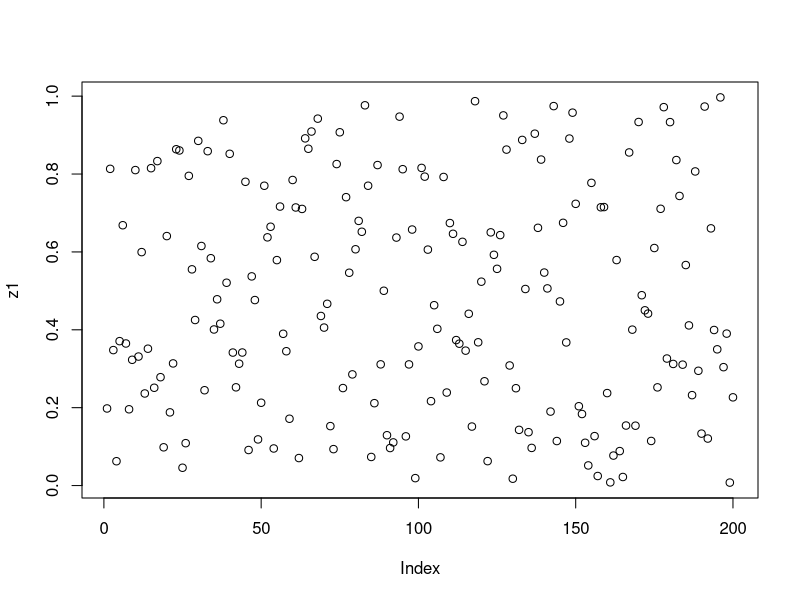
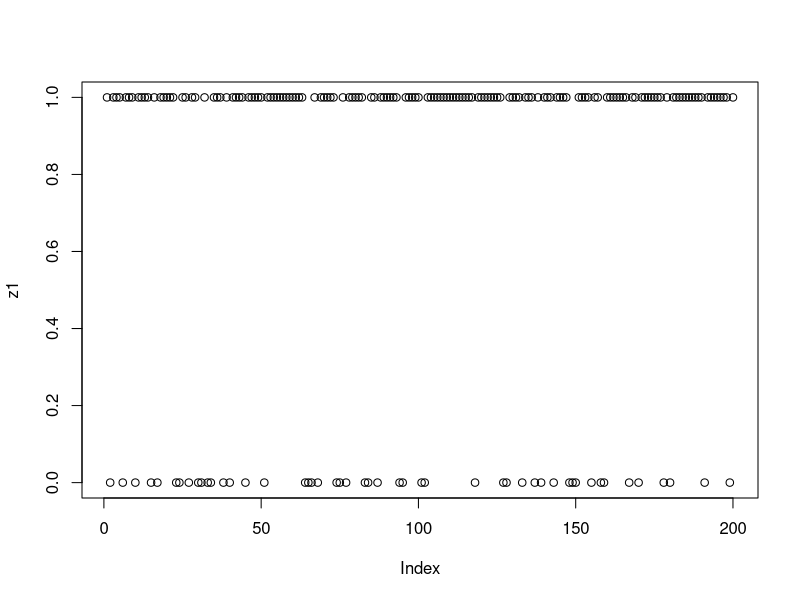
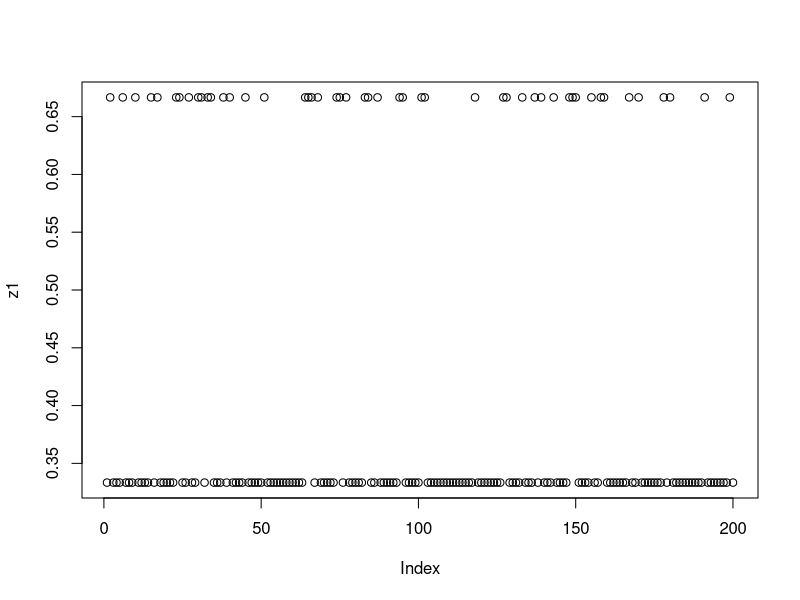
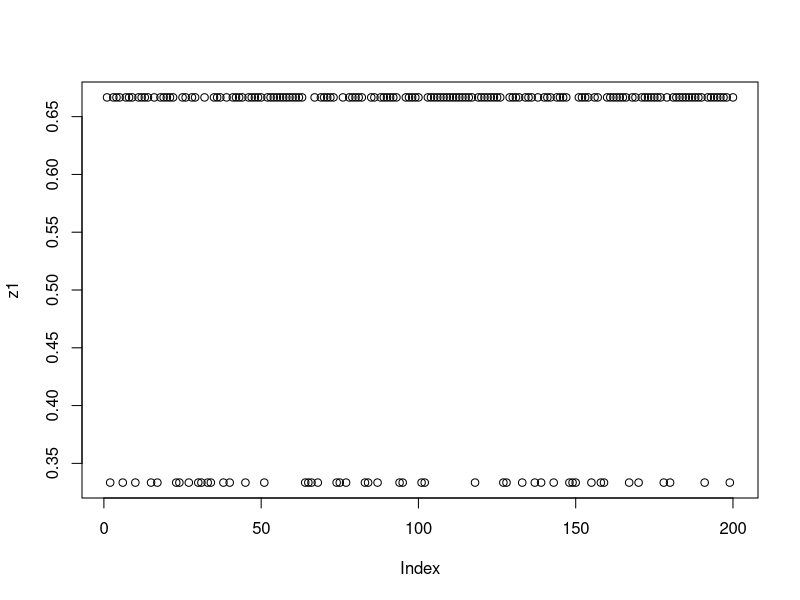
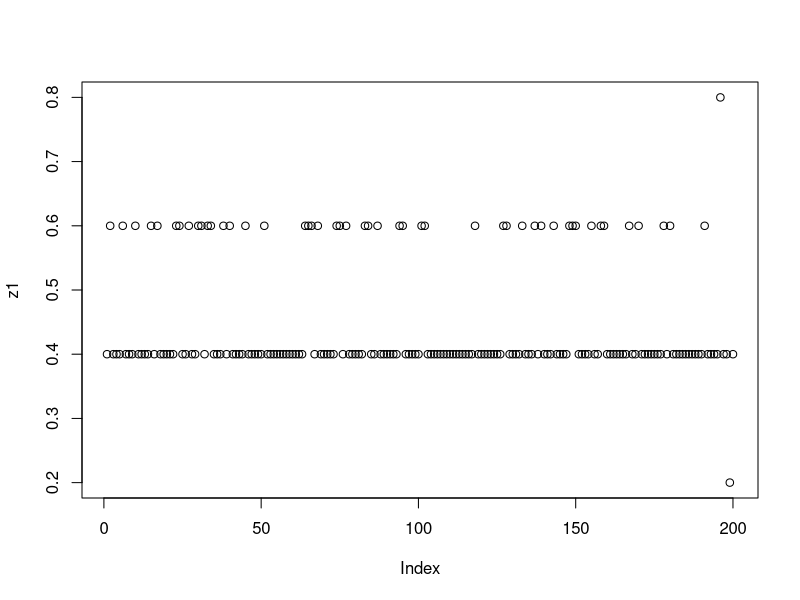
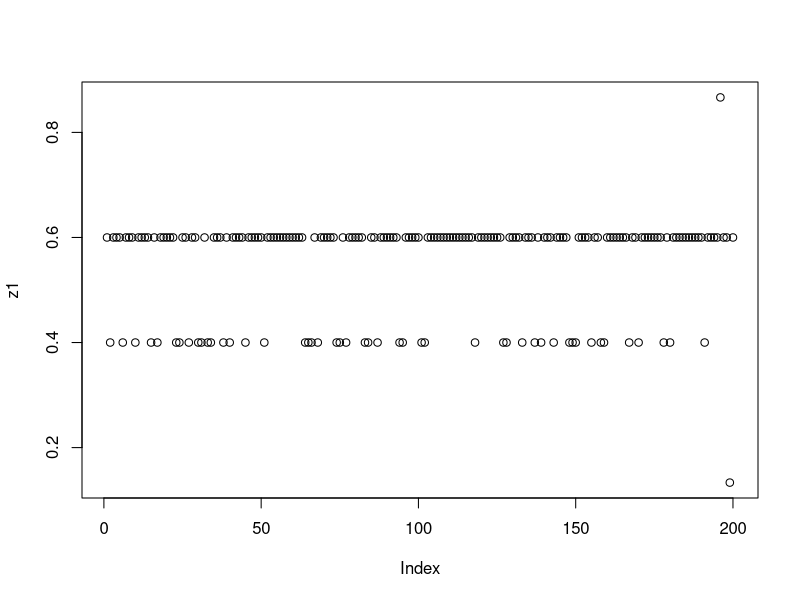
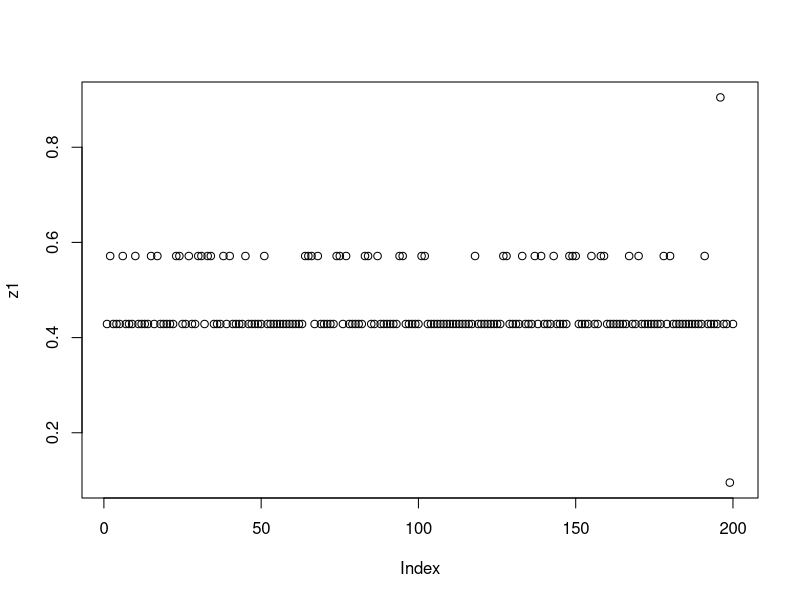
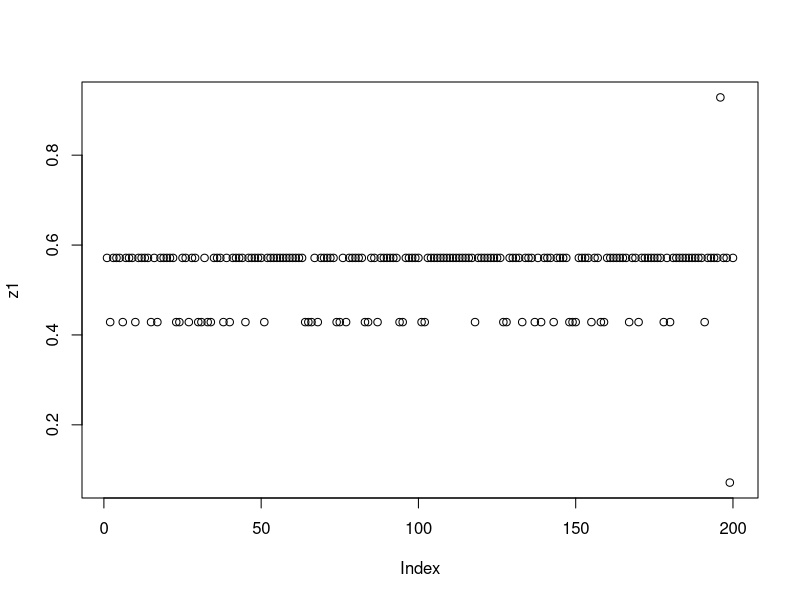

Generate these figures, in order, with R:
N=100
t<-rep((1:N)/N,2)
#t<-1:200/200
x1<-4*t
x2<-exp(10*(t-0.5))/(1+(exp(10*(t-0.5))))+runif(2*N)*0.2
x1[(N+1):(2*N)]=x1[(N+1):(2*N)]
x2[(N+1):(2*N)]=-2*x2[(N+1):(2*N)]+runif(N)*0.2


x1<-4*t
x1[101:200]=x1[101:200]
x2<-2*t^2#+rnorm(N,0,0.5)
x2[101:200]=-x2[101:200]

w<-matrix(rep(0,2*N*2*N),2*N,2*N)
for(i in 1:(2*N)){
  for(j in 1:(2*N)){
    w[i,j]=exp(1.5*(-(x1[i]-x1[j])^2-(x2[i]-x2[j])^2))
  }
}
d<-apply(w,1,sum)

delta_m<-diag(1/d)%*%w
di_L<-diag(delta_m)
diag(delta_m)<-0
l<-apply(delta_m,2,sum)
#l<-di_L

z1<-runif(2*N)
z2=1-z1


d<-apply(w,1,sum)


L=diag(rep(1,2*N))-diag(1/d)%*%w


L1=diag(z1)%*%L
L2=diag(z2)%*%L

res_1<-Re(eigen(L1)[[2]][,199])
res_2<-Re(eigen(L2)[[2]][,199])
res_1<-res_1-(sum(res_1)/2/N)
res_2<-res_2-(sum(res_2)/2/N)
res_1=res_1/(sqrt(sum(res_1^2)))
res_2=res_2/(sqrt(sum(res_2^2)))
plot(z1)
z1_2=z1
z2_2=z2

#h=2000
h=1000


rho=2
c=0
for(s in 1:1000){
  c=c+1
  
  res_1<-diag(z1)%*%L%*%res_1-res_1  
  res_2=diag(z2)%*%L%*%res_2-res_2  
  res_1<-res_1-(sum(res_1)/2/N)
  res_2<-res_2-(sum(res_2)/2/N)
  res_1=res_1/(sqrt(sum(res_1^2)))
  res_2=res_2/(sqrt(sum(res_2^2)))
  
  for(j in 1:(2*N)){
    s1=sum(delta_m[,j]*(h*(res_1-res_1[j])^2-log(z1)))/l[j]
    s2=sum(delta_m[,j]*(h*(res_2-res_2[j])^2-log(z2)))/l[j]
    alpha1=sum(delta_m[,j]*z1)/l[j]
    alpha2=sum(delta_m[,j]*z2)/l[j]
    grad=s1-s2-alpha1/z1[j]+alpha2/z2[j]+log(z1[j])-log(z2[j])
    if(grad<0){
      s=c(1-1e-4,1e-4)
    }else{s=c(1e-4,1-1e-4)}
    z1[j]=(1-2/(c+1))*z1[j]+2/(c+1)*s[1]
    z2[j]=(1-2/(c+1))*z2[j]+2/(c+1)*s[2]
    
  }
  
  
  "
  
  for(j in 1:(2*N)){
    s1=sum(delta_m[,j]*(h*(res_1-res_1[j])^2-log(z1_2)))/l[j]
    s2=sum(delta_m[,j]*(h*(res_2-res_2[j])^2-log(z2_2)))/l[j]
    
    z1[j]=(z1_2[j]^rho*exp(-s1))^(1/(1+rho))
    z2[j]=(z2_2[j]^rho*exp(-s2))^(1/(1+rho))
    temp=z1[j]+z2[j]
    z1[j]=z1[j]/temp
    z2[j]=z2[j]/temp
    
    alpha1=sum(delta_m[,j]*z1)/l[j]
    alpha2=sum(delta_m[,j]*z2)/l[j]
    z1_2[j]=(alpha1+rho*z1[j])/(1+rho)
    z2_2[j]=(alpha2+rho*z2[j])/(1+rho)
  }
"
  loss=sum(res_1*(diag(z1)%*%L%*%res_1))+
       sum(res_2*(diag(z2)%*%L%*%res_2))
  loss=loss*h
  
  for(j in 1:200){
    loss=loss+sum(delta_m[,j]*z1[j]*(log(z1[j])-log(z1)))
    loss=loss+sum(delta_m[,j]*z2[j]*(log(z2[j])-log(z2)))
  }
  
  "
  for(j in 1:200){
    loss=loss+sum(delta_m[,j]*z1[j]*(log(z1[j])-log(z1_2)))
    loss=loss+sum(delta_m[,j]*z2[j]*(log(z2[j])-log(z2_2)))
    loss=loss+z1[j]*(log(z1[j])-log(z1_2[j]))*rho*l[j]
    loss=loss+z2[j]*(log(z2[j])-log(z2_2[j]))*rho*l[j]
  }
  "
  print(loss)
       
  
  plot(z1)
  
}




plot(res_1[which(z1>0.5)])
color=rep("red",2*N)
color[which(z1<0.5)]="blue"
plot(x1,x2,col=color)



